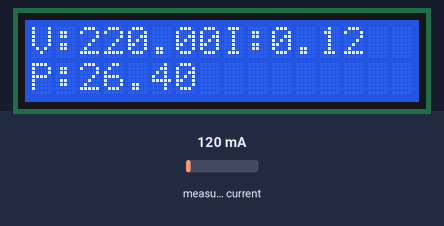
Bench run of a program on a simulated Arduino Uno, built with avr-gcc and run on an emulated ATmega328P. On the bench: 16×2 character LCD. Inputs (shaded band) come from the test bench; at power-on: measured current 120 mA.

Above: at 4.2 s.
4.3 s: measured current set to 40 mA
At 6.3 s:
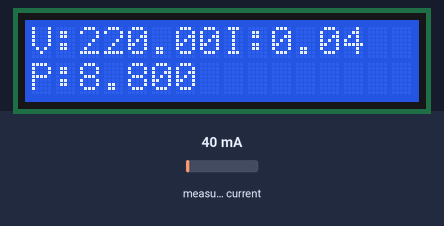
6.7 s: measured current set to 500 mA
At 7.9 s:
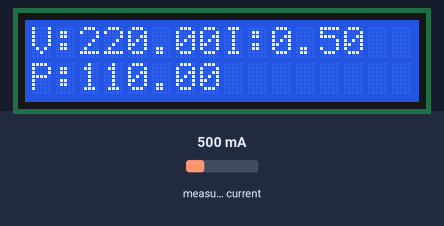
8.7 s: measured current set to 1000 mA
At 10.7 s:
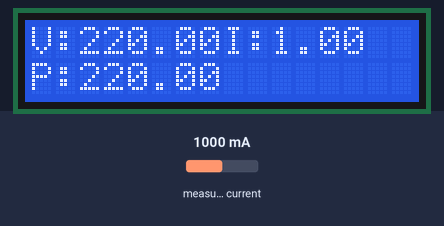
Timing chart, 0 to 12.2 s (numbered marks = the images above; inputs shaded):
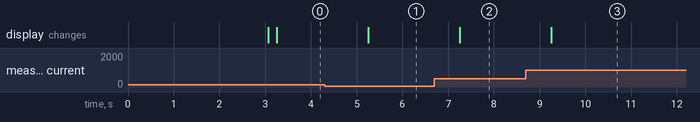

Measured:
- after the input at 4.3 s, the display: changes after 0.95 s (image 1)
- after the input at 6.7 s, the display: changes after 0.55 s (image 2)
- after the input at 8.7 s, the display: changes after 0.55 s (image 3)

The program:

main.cpp
```cpp
/**
 * Energy Monitoring System
 *
 * Monitor energy consumption in your home.
 */

#include <Arduino.h>
#include <LiquidCrystal.h>
#include "EmonLib.h"

// Define constants.
#define DEBUG 0 // Enable or disable debugging

// Configure Energy Monitor.
EnergyMonitor emon1;

double Vrms         = 220.0;  // Input voltage.
double Ical         = 60.6;   // Current calibration.
int Nsamples        = 1480;   // Number of calibration samples.
int EnergySensorPin = 1;      // Arduino input pin.

double Irms = 0.0;  // Current reading.
double P    = 0.0;  // Calculated power.

// Configure LCD display.
LiquidCrystal lcd(12, 11, 5, 4, 3, 2);

// Set reading interval.
unsigned long previousMillis = 0;     // Previous time.
const long interval          = 1000;  // 1 second reading interval.

void setup() {
  if (DEBUG) {
    // Setup serial monitor.
    Serial.begin(9600);
  }

  // Initialize a 16x2 LCD display.
  lcd.begin(16, 2);
  lcd.setCursor(0, 0);
  lcd.print("Initializing...");

  // Setup energy monitor.
  emon1.current(EnergySensorPin, Ical);  // Current: input pin, calibration.

  // Clear LCD display after 3 seconds.
  delay(3000);
  lcd.clear();
}

void loop() {
  // Current time.
  unsigned long currentMillis = millis();

  if (currentMillis - previousMillis >= interval) {
    // Save the last time.
    previousMillis = currentMillis;

    // Get energy consumption.
    Irms = emon1.calcIrms(Nsamples);
    P = Irms * Vrms;

    // Display debug message to serial monitor.
    if (DEBUG) {
      Serial.print("Voltage(V): ");
      Serial.println(Vrms);
      Serial.print("Current(I): ");
      Serial.println(Irms);
      Serial.print("Power(W): ");
      Serial.println(P);
    }
  }

  // Display energy consumption.
  lcd.setCursor(0, 0);
  lcd.print("V:");
  lcd.setCursor(2, 0);
  lcd.print(Vrms);

  lcd.setCursor(8, 0);
  lcd.print("I:");
  lcd.setCursor(10, 0);
  lcd.print(Irms);

  lcd.setCursor(0, 1);
  lcd.print("P:");
  lcd.setCursor(2, 1);
  lcd.print(P);
}
```
